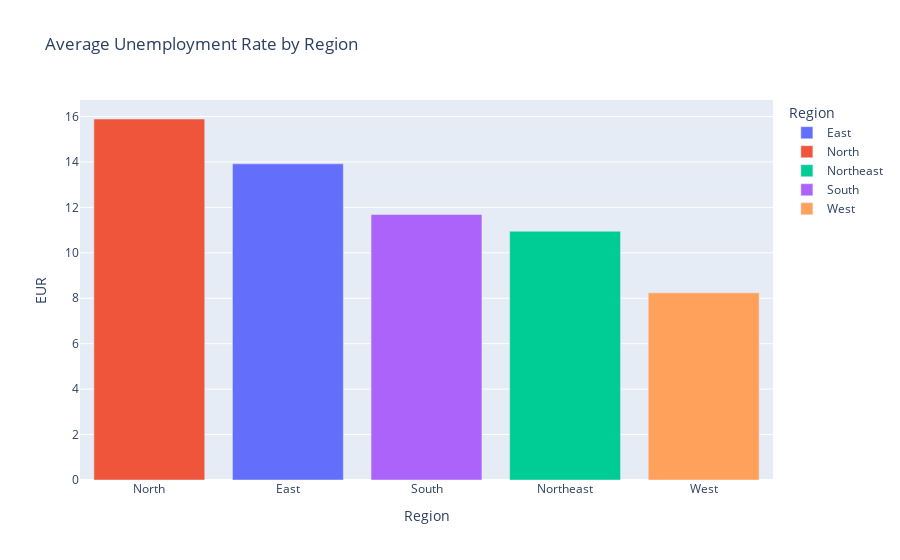

Source (notebook cell):
### Code cell
region = df.groupby(["Region"])[['EUR', "EE", "ELPR"]].mean()
region = pd.DataFrame(region).reset_index()

fig = px.bar(region, x="Region", y="EUR", color="Region", title="Average Unemployment Rate by Region")
fig.update_layout(xaxis={'categoryorder':'total descending'})
fig.show()

### Figure 1 — Plotly figure (JSON) as saved in the notebook; plotly's stock layout.template omitted (floating-point values rounded to 4 significant figures)
{"data": [{"alignmentgroup": "True", "hovertemplate": "Region=%{x}<br>EUR=%{y}<extra></extra>", "legendgroup": "East", "marker": {"color": "#636efa", "pattern": {"shape": ""}}, "name": "East", "offsetgroup": "East", "orientation": "v", "showlegend": true, "textposition": "auto", "type": "bar", "x": ["East"], "xaxis": "x", "y": [13.92], "yaxis": "y"}, {"alignmentgroup": "True", "hovertemplate": "Region=%{x}<br>EUR=%{y}<extra></extra>", "legendgroup": "North", "marker": {"color": "#EF553B", "pattern": {"shape": ""}}, "name": "North", "offsetgroup": "North", "orientation": "v", "showlegend": true, "textposition": "auto", "type": "bar", "x": ["North"], "xaxis": "x", "y": [15.89], "yaxis": "y"}, {"alignmentgroup": "True", "hovertemplate": "Region=%{x}<br>EUR=%{y}<extra></extra>", "legendgroup": "Northeast", "marker": {"color": "#00cc96", "pattern": {"shape": ""}}, "name": "Northeast", "offsetgroup": "Northeast", "orientation": "v", "showlegend": true, "textposition": "auto", "type": "bar", "x": ["Northeast"], "xaxis": "x", "y": [10.95], "yaxis": "y"}, {"alignmentgroup": "True", "hovertemplate": "Region=%{x}<br>EUR=%{y}<extra></extra>", "legendgroup": "South", "marker": {"color": "#ab63fa", "pattern": {"shape": ""}}, "name": "South", "offsetgroup": "South", "orientation": "v", "showlegend": true, "textposition": "auto", "type": "bar", "x": ["South"], "xaxis": "x", "y": [11.69], "yaxis": "y"}, {"alignmentgroup": "True", "hovertemplate": "Region=%{x}<br>EUR=%{y}<extra></extra>", "legendgroup": "West", "marker": {"color": "#FFA15A", "pattern": {"shape": ""}}, "name": "West", "offsetgroup": "West", "orientation": "v", "showlegend": true, "textposition": "auto", "type": "bar", "x": ["West"], "xaxis": "x", "y": [8.239], "yaxis": "y"}], "layout": {"barmode": "relative", "legend": {"title": {"text": "Region"}, "tracegroupgap": 0}, "title": {"text": "Average Unemployment Rate by Region"}, "xaxis": {"anchor": "y", "categoryarray": ["East", "North", "Northeast", "South", "West"], "categoryorder": "total descending", "domain": [0, 1], "title": {"text": "Region"}}, "yaxis": {"anchor": "x", "domain": [0, 1], "title": {"text": "EUR"}}}}
